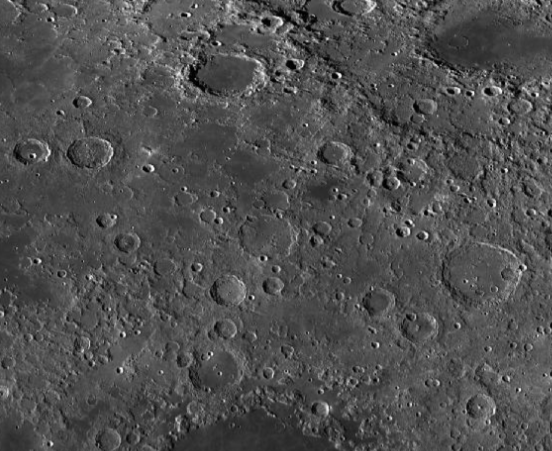
#> input picture CHANDRA-REG/data/raw/img1.png, 552 x 451 px
$ python -i phase_congruency.py   (imports and definitions only)
#> lines starting #> are read from the running program, lines starting #| are printed output that depends on the picture
#> further down, picture is the input picture: shape (451, 552, 3); mean B, G, R 79.4, 79.4, 79.4
import cv2
import numpy as np
from typing import Tuple

def compute_phase_congruency_2d(
    img: np.ndarray,
    nscale: int = 4,
    norient: int = 6,
    min_wave_length: float = 3.0,
    mult: float = 2.1,
    sigma_on_f: float = 0.55
) -> np.ndarray:
    """
    Computes 2D Phase Congruency using Log-Gabor filter banks in Frequency Domain.
    Phase Congruency produces a dimensionless structural feature map invariant to
    solar illumination, contrast, and shading variations.
    """
#> called with nscale = 4, norient = 6, min_wave_length = 3, mult = 2.1, sigma_on_f = 0.55
    if len(img.shape) == 3:
        img = cv2.cvtColor(img, cv2.COLOR_BGR2GRAY)

    img = img.astype(np.float32)
    rows, cols = img.shape
#> rows = 451; cols = 552

    # Fast Fourier Transform of input image
    image_fft = np.fft.fft2(img)

    # Create frequency grid coordinates
    x = np.ones((rows, 1)) * np.linspace(-0.5, 0.5, cols)
    y = np.linspace(-0.5, 0.5, rows)[:, np.newaxis] * np.ones((1, cols))

    # Polar coordinates: radius (frequency) and theta (orientation angle)
    radius = np.sqrt(x**2 + y**2)
    radius[rows // 2, cols // 2] = 1.0  # Avoid zero division at DC
    theta = np.arctan2(-y, x)

    # Shift center to (0,0) for FFT alignment
    radius = np.fft.ifftshift(radius)
    theta = np.fft.ifftshift(theta)

    energy_sum = np.zeros((rows, cols), dtype=np.float32)
    amplitude_sum = np.zeros((rows, cols), dtype=np.float32)

    # Filter bank across orientations and scales
    for o in range(norient):
        angle = o * np.pi / norient
        # Angular filter component
        ds = np.sin(theta - angle)
        dc = np.cos(theta - angle)
        dtheta = np.abs(np.arctan2(ds, dc))
        # Spread function (Gaussian angular spread)
        angular_filter = np.exp(- (dtheta**2) / (2 * (np.pi / norient / 1.2)**2))

        for s in range(nscale):
            wavelength = min_wave_length * (mult**s)
            fo = 1.0 / wavelength

            # Log-Gabor radial filter
            log_gabor = np.exp(- (np.log(radius / fo)**2) / (2 * np.log(sigma_on_f)**2))
            log_gabor[radius == 0] = 0  # Zero DC component

            filter_2d = log_gabor * angular_filter

            # Convolve in Frequency Domain
            filtered_fft = image_fft * filter_2d
            spatial_response = np.fft.ifft2(filtered_fft)

            real_part = np.real(spatial_response)
            imag_part = np.imag(spatial_response)
            amp = np.sqrt(real_part**2 + imag_part**2)

            amplitude_sum += amp
            energy_sum += np.sqrt(np.maximum(0, real_part**2 + imag_part**2 - 0.01))
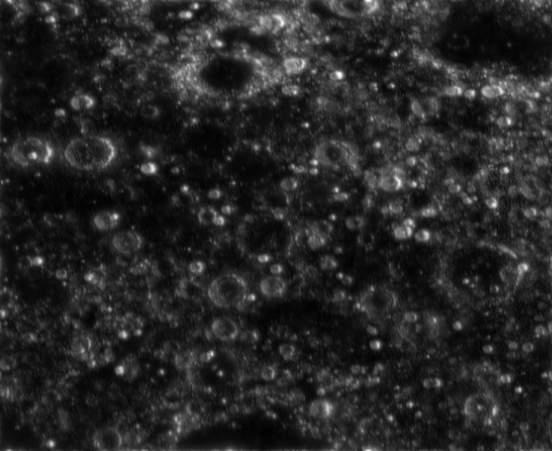
#> amplitude_sum: shape (451, 552) float32; min 28.22, max 434.4, mean 90.6; drawn with min black and max white
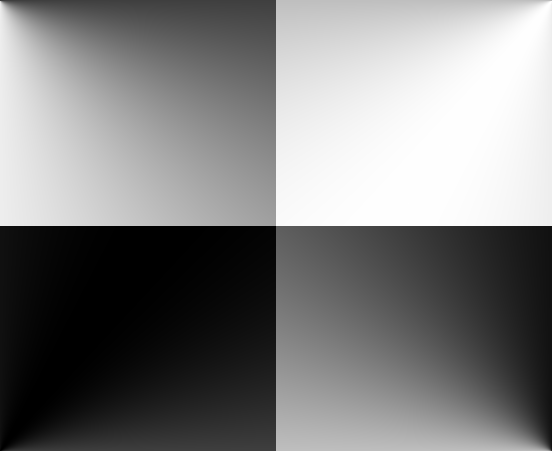
#> ds: shape (451, 552) float64; min -1, max 1, mean -2.99e-17; drawn with min black and max white
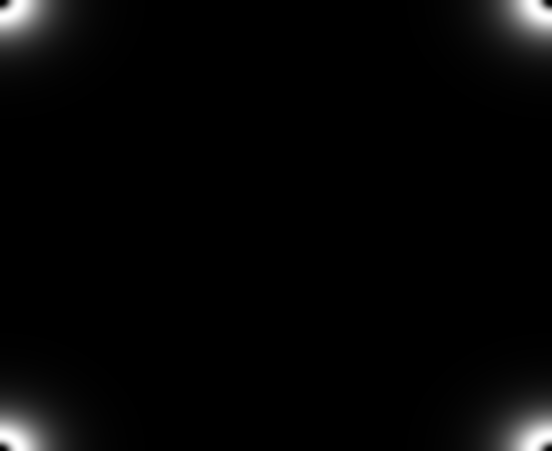
#> log_gabor: shape (451, 552) float64; min 5.89e-09, max 1, mean 0.0248

    # Phase Congruency calculation
    epsilon = 1e-4
    phase_congruency = energy_sum / (amplitude_sum + epsilon)

    # Normalize output to 0 - 255 uint8 range
    pc_normalized = cv2.normalize(phase_congruency, None, 0, 255, cv2.NORM_MINMAX)
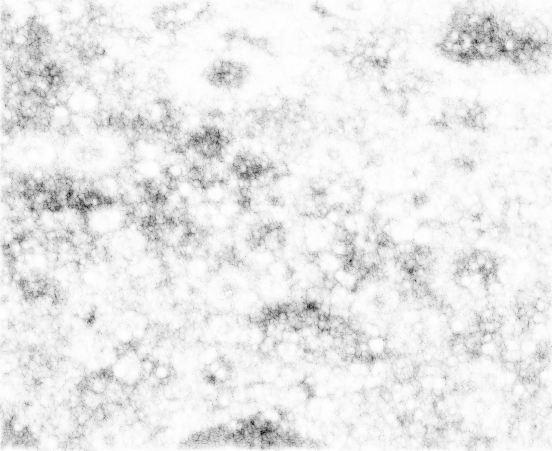
#> pc_normalized: shape (451, 552) float32; min -0.000239, max 255, mean 234.4; drawn with min black and max white
    return pc_normalized.astype(np.uint8)

def apply_wallis_filter(img: np.ndarray, window_size: int = 15, target_mean: float = 127.0, target_std: float = 50.0) -> np.ndarray:
    """
    Applies Wallis filter for local contrast and brightness normalization.
    Decouples terrain topography from strong directional solar shading.
    """
    if len(img.shape) == 3:
        img = cv2.cvtColor(img, cv2.COLOR_BGR2GRAY)

    img_f = img.astype(np.float32)
    kernel = (window_size, window_size)

    mean = cv2.blur(img_f, kernel)
    mean_sq = cv2.blur(img_f**2, kernel)
    var = np.maximum(0, mean_sq - mean**2)
    std = np.sqrt(var)

    # Wallis transformation: (I - mean) * (target_std / std) + target_mean
    normalized = (img_f - mean) * (target_std / (std + 1e-4)) + target_mean
    return np.clip(normalized, 0, 255).astype(np.uint8)

def apply_clahe(img: np.ndarray, clip_limit: float = 3.0, tile_grid_size: Tuple[int, int] = (8, 8)) -> np.ndarray:
    """
    Applies Contrast Limited Adaptive Histogram Equalization.
    """
    if len(img.shape) == 3:
        img = cv2.cvtColor(img, cv2.COLOR_BGR2GRAY)
    clahe = cv2.createCLAHE(clipLimit=clip_limit, tileGridSize=tile_grid_size)
    return clahe.apply(img)

>>> import cv2
>>> picture = cv2.imread('../../data/raw/img1.png')
>>> result = compute_phase_congruency_2d(picture)

$ run again, on CHANDRA-REG/data/raw/img2.png
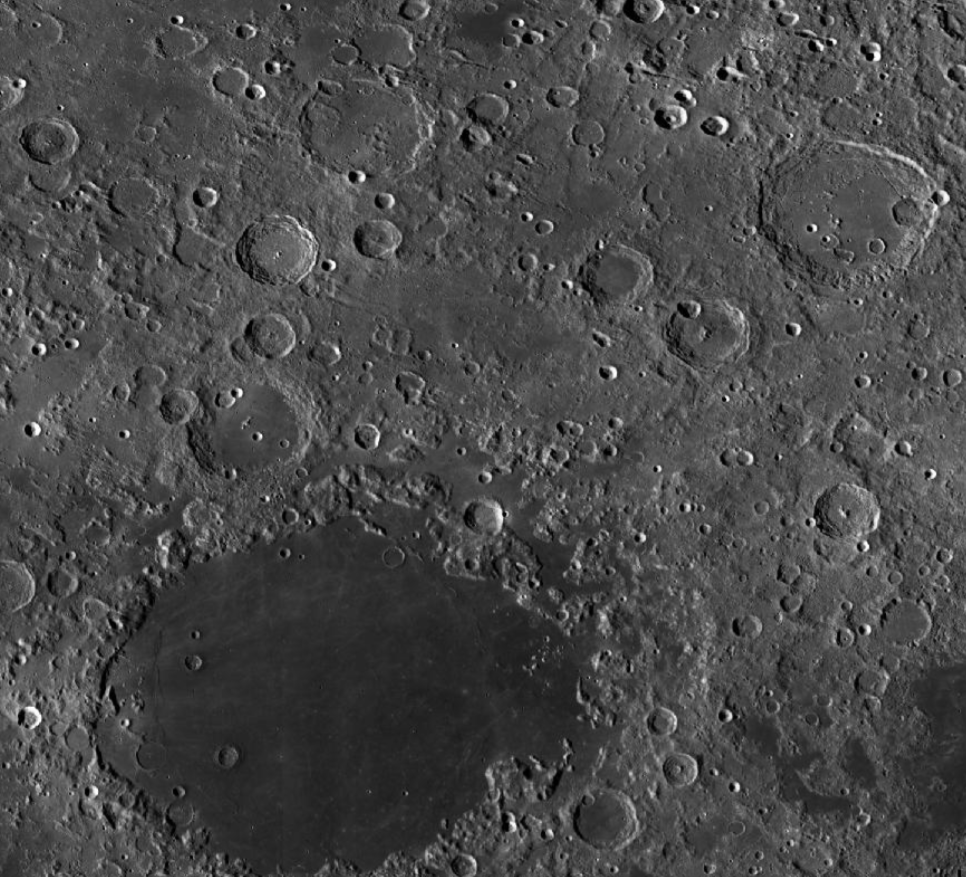
#> input picture CHANDRA-REG/data/raw/img2.png, 966 x 877 px
#> picture is the input picture: shape (877, 966, 3); mean B, G, R 73.1, 73.1, 73.1
#> after the loop in compute_phase_congruency_2d, `for o in range(norient):`:
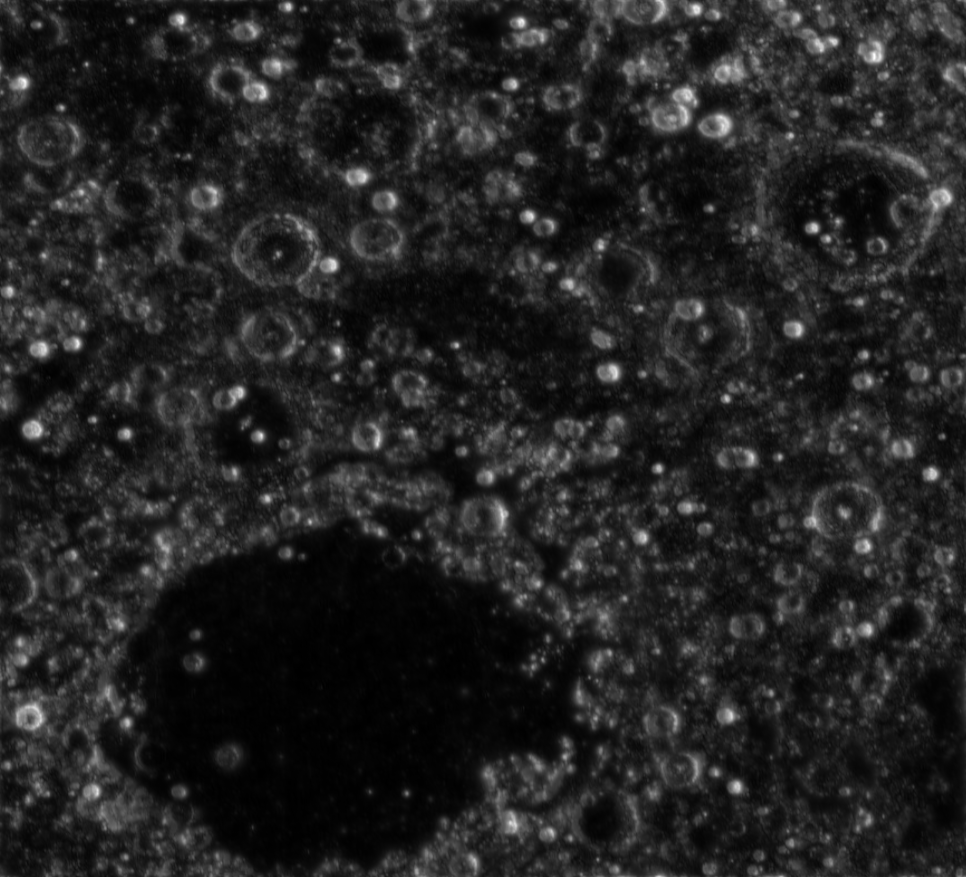
#> amplitude_sum: shape (877, 966) float32; min 24.53, max 474.3, mean 87.4; drawn with min black and max white
#> in compute_phase_congruency_2d, `pc_normalized = cv2.normalize(phase_congruency, None, 0, 255, cv2.NORM..`:
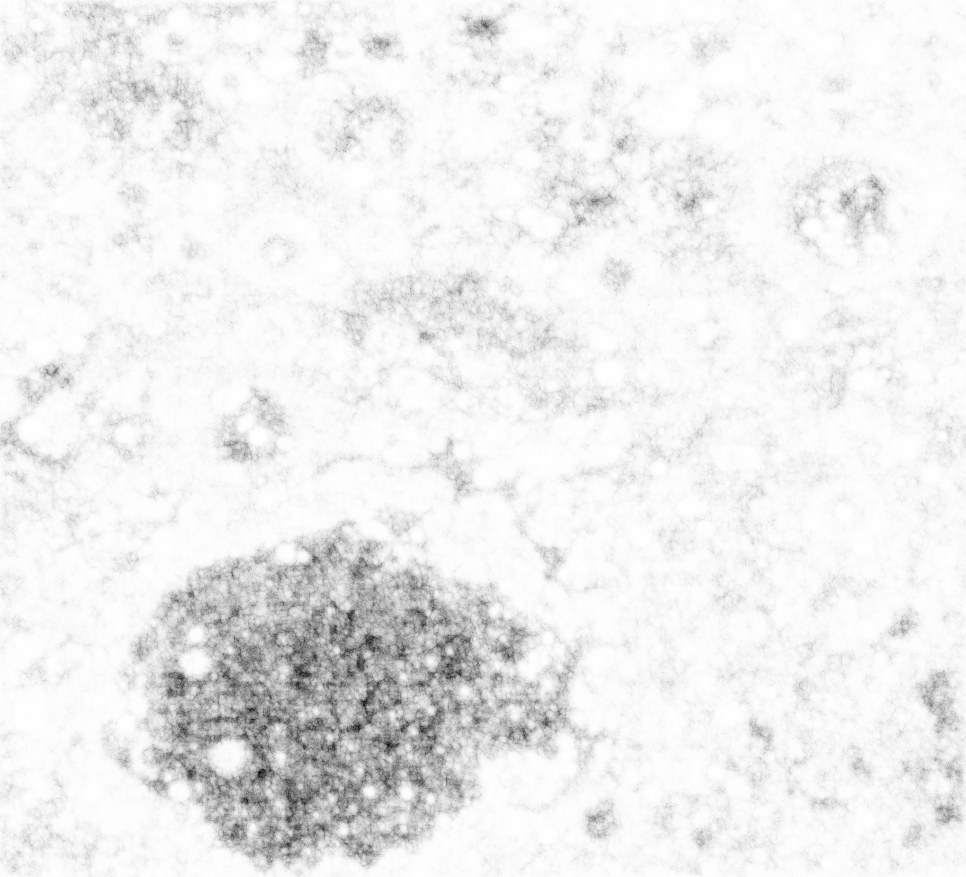
#> pc_normalized: shape (877, 966) float32; min -0.000215, max 255, mean 238.5; drawn with min black and max white
